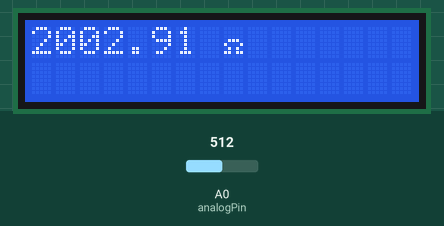
Simulated run of this sketch. Board: Arduino Uno, built with avr-gcc and run on an emulated ATmega328P. Shown: 16×2 character LCD. The test bench sets the inputs (shaded band); at power-on: A0 (analogPin) = 512. What the sketch prints to the serial monitor is not drawn.

Above: at 1.6 s.
1.7 s: A0 (analogPin) set to 995
At 4.2 s:
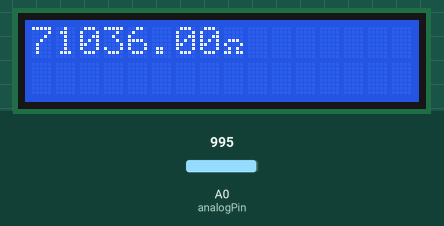
4.5 s: A0 (analogPin) set to 1010
At 6.8 s:
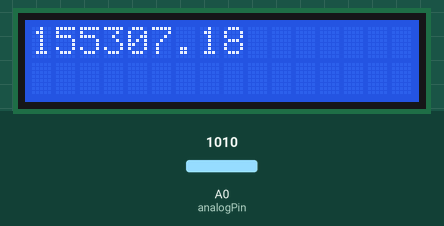
7.5 s: A0 (analogPin) set to 1023
At 10.5 s:
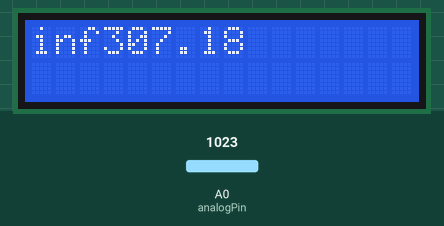
Timing chart, 0 to 12.0 s (numbered marks = the images above; inputs shaded):
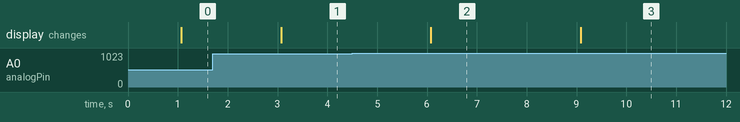

The sketch:

Ohm_with_LCD.ino
```cpp
#include <LiquidCrystal.h>

const int rs = 12, en = 11, d4 = 5, d5 = 4, d6 = 3, d7 = 2;          // with the arduino pin number it is connected to
LiquidCrystal lcd(rs, en, d4, d5, d6, d7);                           // initialize the pin of the lcd

byte Ohm[] = {
  B00000,
  B00000,
  B00000,
  B01110,
  B10001,
  B01010,
  B11011,
  B00000
};
const int analogPin = A0;  // Analog input pin that senses Voltagr output
int analogValue = 0;       // The default value of the pin A0
float Vin = 5;             // Input voltage
float Vout = 0;            // Voltage output default value
float Resistor1 = 1999;    // Reference resistor's value in ohms
float R = 0;               // Tested resistors default value


void setup() {

  Serial.begin(9600);     // Serial Communication 9600
  lcd.begin(16,2);        // placement on the lcd display
  lcd.createChar(0,Ohm);  // use this to display a character
  lcd.setCursor(8,0);     // place it in firs line 8 and 0=none on the second line
  lcd.write(byte(0));     // no byte for the character
}


void loop() {
 analogValue = analogRead(analogPin);        // Read Vout on analog input pin A0 (Arduino can sense from 0-1023, 1023 is 5V)
  Vout = (Vin * analogValue) / 1023;         // Convert Vout to volts
  R = Resistor1 * (1 / ((Vin / Vout) - 1));  // Formula to calculate tested resistor's value
  Serial.print("R: ");                       // Print the first resistor
  Serial.println(R);                         // Give calculated resistance in Serial Monitor
  delay(1000);                               // wait for 1 sec

lcd.setCursor(0,0);                          // place on the first line and none on the second line
 lcd.print(R);                               // display/print the value of the second R on the lcd display
  }
```

Measured:
- the behaviour switches between 1002 and 1003 on A0 (analogPin) (found by bisection; images 1 and 2)
- after the input at 1.7 s, the display: changes after 1.4 s (image 1)
- after the input at 4.5 s, the display: changes after 1.6 s (image 2)
- after the input at 7.5 s, the display: changes after 1.6 s (image 3)
